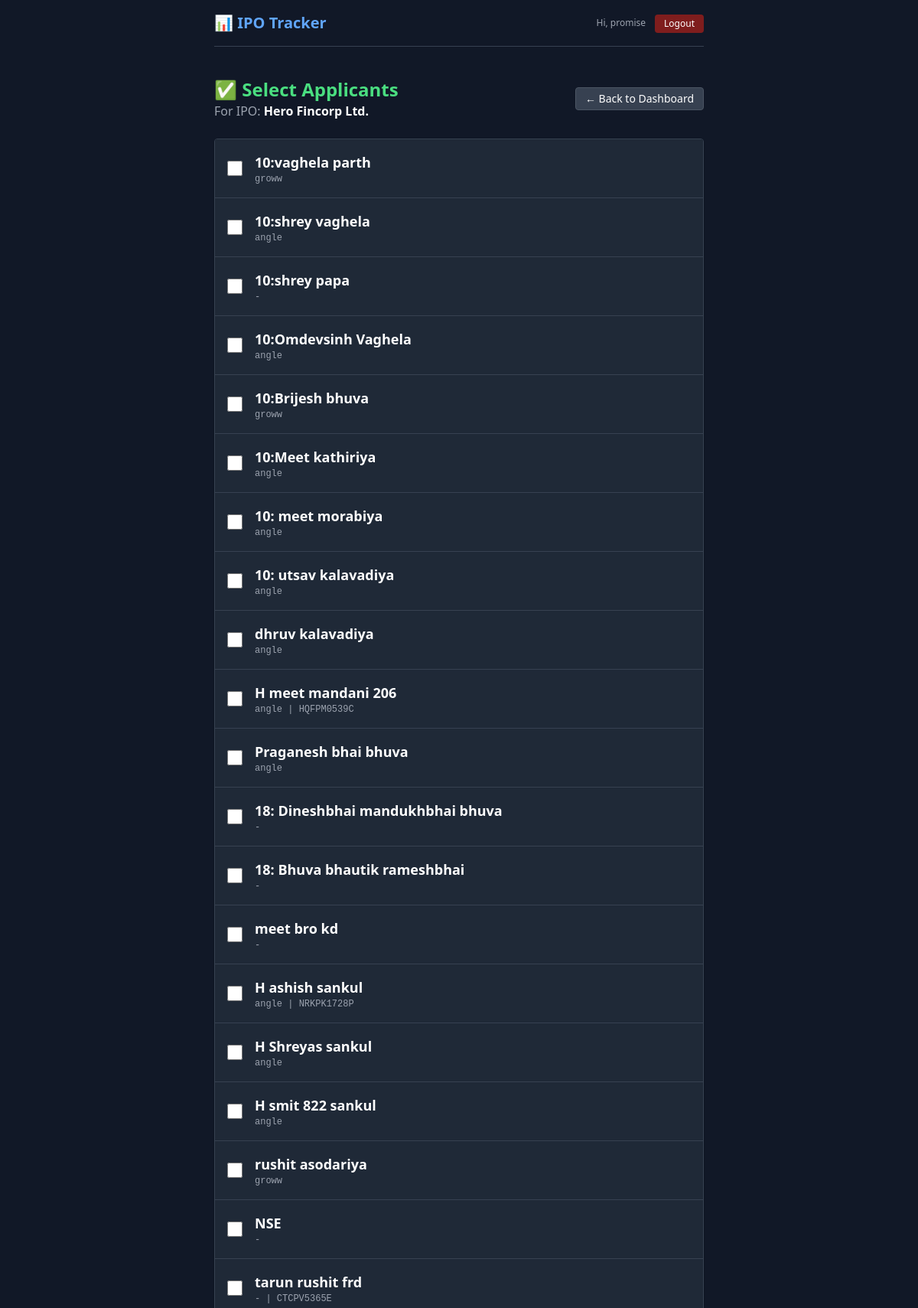
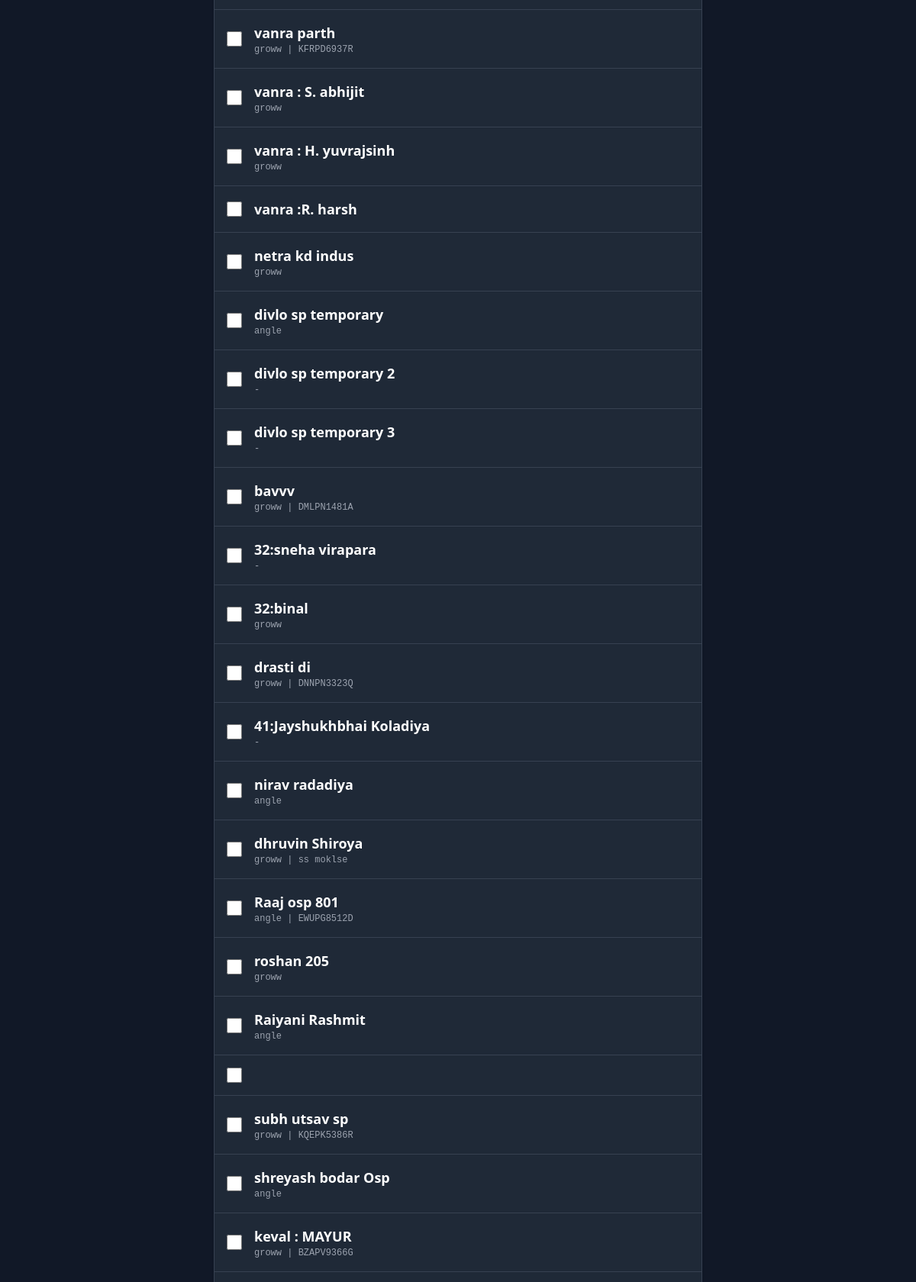
The page /import/1/ (signed in, upper part) on the database its author committed (2 pictures, top to bottom).
### core/models.py (models this page shows, shortened)
class IPO(models.Model):
    name = models.CharField(max_length=100, unique=True)
    active = models.BooleanField(default=True)

class MasterClient(models.Model):
    owner = models.ForeignKey(User, on_delete=models.CASCADE)
    nickname = models.CharField(max_length=100)
    broker = models.CharField(max_length=50)
    demat_acc = models.CharField(max_length=50, blank=True)
    pan_number = models.CharField(max_length=20, blank=True)

### core/views.py (the view, shortened to what this page needs)
# urls.py: path('import/<int:ipo_id>/', views.import_from_master, name='import_from_master'),
@login_required(login_url='login')
def import_from_master(request, ipo_id):
    ipo_obj = get_object_or_404(IPO, id=ipo_id)
    existing_nicknames = ClientApp.objects.filter(ipo=ipo_obj, owner=request.user).values_list('nickname', flat=True)
    masters = MasterClient.objects.filter(owner=request.user).exclude(nickname__in=existing_nicknames)
    return render(request, 'core/import_clients.html', {'masters': masters, 'ipo': ipo_obj})

### core/templates/core/import_clients.html (shortened to what this page needs)
{% extends 'core/base.html' %}
{% block content %}
<div class="max-w-2xl mx-auto mt-10">
    <div class="flex justify-between items-center mb-6">
        <div>
            <h2 class="text-2xl font-bold text-green-400">✅ Select Applicants</h2>
            <p class="text-gray-400">For IPO: <span class="text-white font-bold">{{ ipo.name }}</span></p>
        </div>
        <a href="{% url 'dashboard' %}" class="text-sm bg-gray-700 hover:bg-gray-600 text-white px-3 py-1 rounded border border-gray-600">
            &larr; Back to Dashboard
        </a>
    </div>
    <form method="POST">
        <div class="bg-gray-800 rounded shadow border border-gray-700 max-h-[60vh] overflow-y-auto mb-6">
            {% for master in masters %}
            <div class="flex items-center p-4 border-b border-gray-700 hover:bg-gray-700 cursor-pointer transition">
                <input type="checkbox" name="master_ids" value="{{ master.id }}" id="m_{{ master.id }}" class="w-5 h-5 accent-green-500 mr-4 cursor-pointer">
                <label for="m_{{ master.id }}" class="flex-1 cursor-pointer">
                    <div class="font-bold text-lg text-white">{{ master.nickname }}</div>
                    <div class="text-xs text-gray-400 font-mono">{{ master.broker }} {% if master.pan_number %}| {{ master.pan_number }}{% endif %}</div>
                </label>
            </div>
            {% endfor %}
        </div>
    </form>
</div>
{% endblock %}

### core/templates/core/base.html (shortened to what this page needs)
<!DOCTYPE html>
<html lang="en" class="dark">
<head>
    <script src="https://cdn.tailwindcss.com"></script>
</head>
<body class="p-4 max-w-2xl mx-auto">
    <nav class="flex justify-between items-center mb-6 border-b border-gray-700 pb-4">
        <a href="/" class="text-xl font-bold text-blue-400">📊 IPO Tracker</a>
        <div class="flex gap-3 items-center">
            {% if user.is_authenticated %}
                <span class="text-xs text-gray-400 hidden sm:block">Hi, {{ user.username }}</span>
                <form action="{% url 'logout' %}" method="post">
                    <button type="submit" class="text-xs bg-red-900 hover:bg-red-800 text-white px-3 py-1 rounded">Logout</button>
                </form>
            {% else %}
                <a href="{% url 'login' %}" class="text-xs bg-blue-600 hover:bg-blue-700 text-white px-3 py-1 rounded">Login</a>
                <a href="{% url 'signup' %}" class="text-xs bg-green-600 hover:bg-green-700 text-white px-3 py-1 rounded">Sign Up</a>
            {% endif %}
        </div>
    </nav>
    {% block content %}{% endblock %}
</body>
</html>

### core/templates/core/base.html (style rules this page uses)
body { background-color: #111827; color: #e5e7eb; }

### rows shown on the page
IPO: name "Hero Fincorp Ltd."
MasterClient: nickname "10:vaghela parth", broker "groww"
MasterClient: nickname "10:shrey vaghela", broker "angle"
MasterClient: nickname "10:shrey papa", broker "-"
MasterClient: nickname "10:Omdevsinh Vaghela", broker "angle"
MasterClient: nickname "10:Brijesh bhuva", broker "groww"
MasterClient: nickname "10:Meet kathiriya", broker "angle"
MasterClient: nickname "10: meet morabiya", broker "angle"
MasterClient: nickname "10: utsav kalavadiya", broker "angle"
MasterClient: nickname "dhruv kalavadiya", broker "angle"
MasterClient: nickname "H meet mandani 206", broker "angle", pan_number "HQFPM0539C"
MasterClient: nickname "Praganesh bhai bhuva", broker "angle"
MasterClient: nickname "18: Dineshbhai mandukhbhai bhuva", broker "-"
MasterClient: nickname "18: Bhuva bhautik rameshbhai", broker "-"
MasterClient: nickname "meet bro kd", broker "-"
MasterClient: nickname "H ashish sankul", broker "angle", pan_number "NRKPK1728P"
MasterClient: nickname "H Shreyas sankul", broker "angle"
MasterClient: nickname "H smit 822 sankul", broker "angle"
MasterClient: nickname "rushit asodariya", broker "groww"
MasterClient: nickname "NSE", broker "-"
MasterClient: nickname "tarun rushit frd", broker "-", pan_number "CTCPV5365E"
MasterClient: nickname "vanra parth", broker "groww", pan_number "KFRPD6937R"
MasterClient: nickname "vanra : S. abhijit", broker "groww"
MasterClient: nickname "vanra : H. yuvrajsinh", broker "groww"
MasterClient: nickname "vanra :R. harsh"
MasterClient: nickname "netra kd indus", broker "groww"
MasterClient: nickname "divlo sp temporary", broker "angle"
MasterClient: nickname "divlo sp temporary 2", broker "-"
MasterClient: nickname "divlo sp temporary 3", broker "-"
MasterClient: nickname "bavvv", broker "groww", pan_number "DMLPN1481A"
MasterClient: nickname "32:sneha virapara", broker "-"
MasterClient: nickname "32:binal", broker "groww"
MasterClient: nickname "drasti di", broker "groww", pan_number "DNNPN3323Q"
MasterClient: nickname "41:Jayshukhbhai Koladiya", broker "-"
MasterClient: nickname "nirav radadiya", broker "angle"
MasterClient: nickname "dhruvin Shiroya", broker "groww", pan_number "ss moklse"
MasterClient: nickname "Raaj osp 801", broker "angle", pan_number "EWUPG8512D"
MasterClient: nickname "roshan 205", broker "groww"
MasterClient: nickname "Raiyani Rashmit", broker "angle"
MasterClient: nickname "subh utsav sp", broker "groww", pan_number "KQEPK5386R"
MasterClient: nickname "shreyash bodar Osp", broker "angle"
MasterClient: nickname "keval : MAYUR", broker "groww", pan_number "BZAPV9366G"

### other values the page prints
{{ user.username }} "promise"
